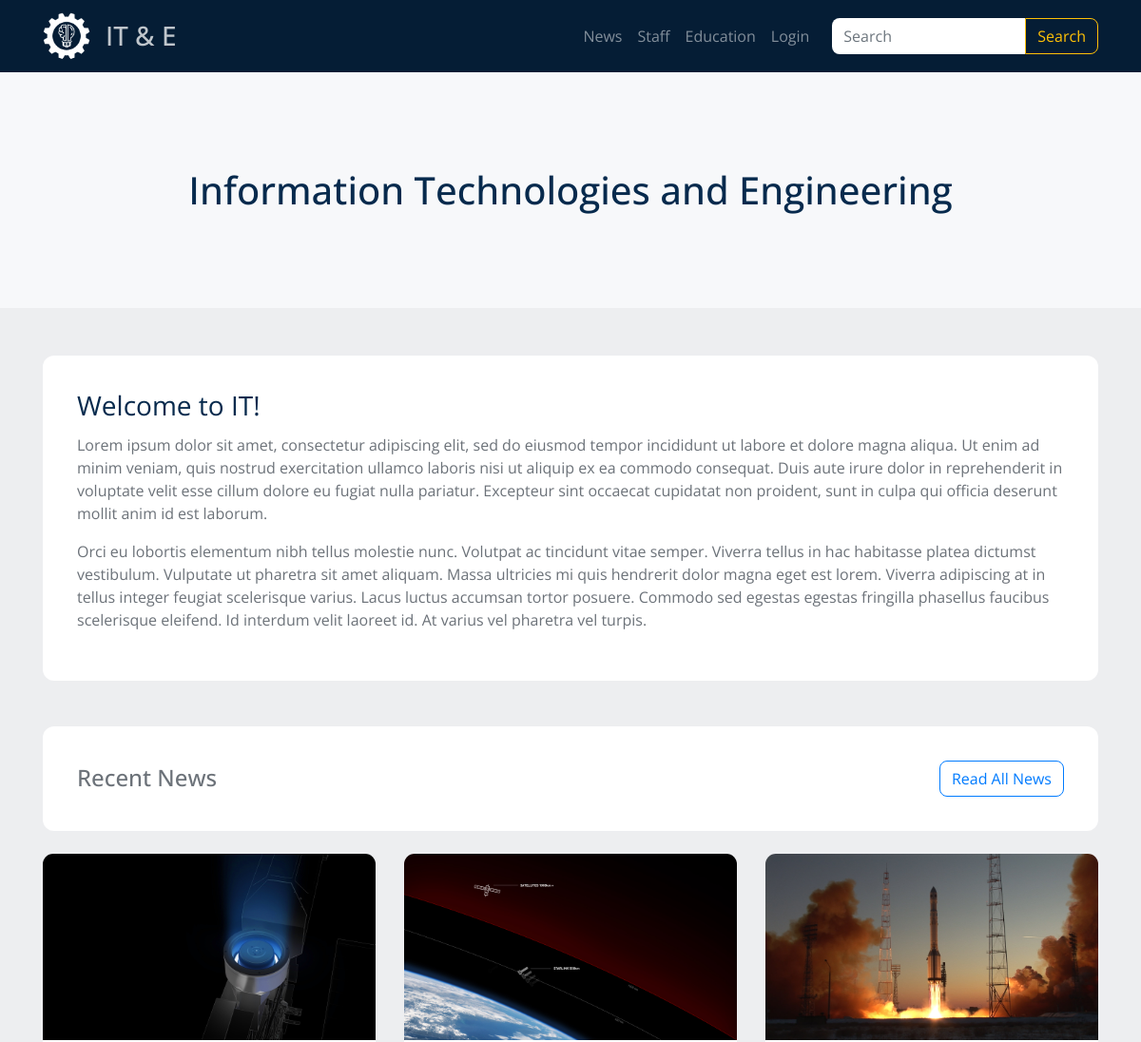
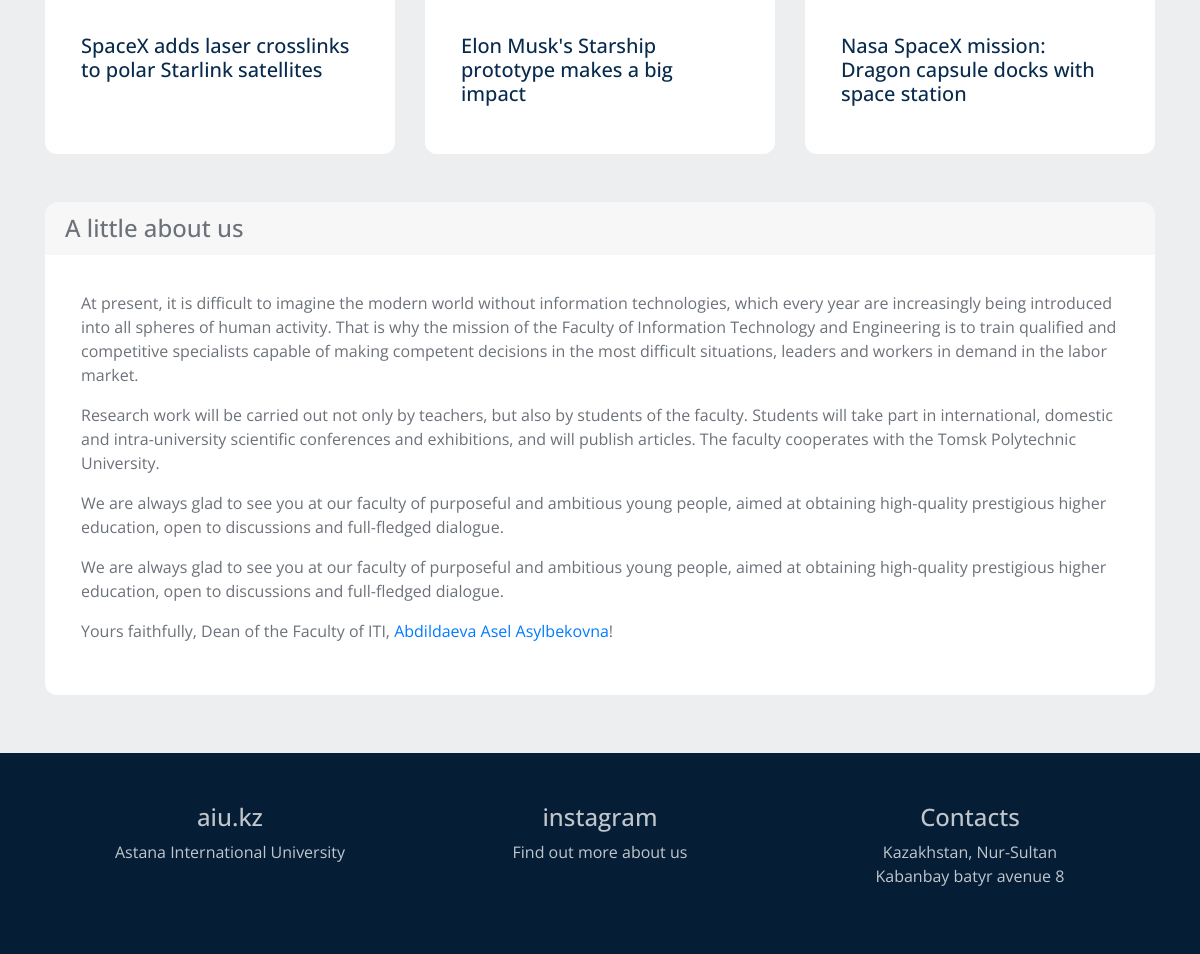
The page / on the database its author committed (2 pictures, top to bottom).
### feed/models.py (models this page shows, shortened)
class Post(models.Model):
    title = models.CharField(max_length=255, unique=True)
    slug = models.SlugField(max_length=255, unique=True)
    content = models.TextField(db_index=True)
    tags = models.ManyToManyField('Tag', blank=True, related_name='posts')
    timestamp = models.DateTimeField(auto_now_add=True)
    thumbnail = models.ImageField(
        null=True, blank=True, upload_to='post_images')
    def get_absolute_url(self):
        return reverse('post_detail_url', kwargs={'slug': self.slug})
    class Meta:
        ordering = ['-timestamp']

### main/views.py (the view)
# urls.py: path('', index, name='main_page_url'),
def index(request):
    posts = Post.objects.order_by('-timestamp')[:3]
    member = Member.objects.all()[:1].get()
    context = {
        'posts': posts,
        'member': member,
    }
    return render(request, 'main/index.html', context=context)

### staff/models.py (called while the page is built)
    def get_absolute_url(self):
        return reverse('member_detail_url', kwargs={'slug': self.slug})

### main/templates/main/index.html (shortened to what this page needs)
{% extends 'education/base_education.html' %}
{% block intro %}
	<h1 class="intro__title">Information Technologies and Engineering</h1>
{% endblock %}
{% block content %}
	<div class="card mb-5">
		<div class="card-body">
			<div class="card-title">
				Welcome to IT!
			</div>
			<div class="card-text">
				<p>Lorem ipsum dolor sit amet, consectetur adipiscing elit, sed do eiusmod tempor incididunt ut labore et dolore magna aliqua. Ut enim ad minim veniam, quis nostrud exercitation ullamco laboris nisi ut aliquip ex ea commodo consequat. Duis aute irure dolor in reprehenderit in voluptate velit esse cillum dolore eu fugiat nulla pariatur. Excepteur sint occaecat cupidatat non proident, sunt in culpa qui officia deserunt mollit anim id est laborum.</p>
				<p>Orci eu lobortis elementum nibh tellus molestie nunc. Volutpat ac tincidunt vitae semper. Viverra tellus in hac habitasse platea dictumst vestibulum. Vulputate ut pharetra sit amet aliquam. Massa ultricies mi quis hendrerit dolor magna eget est lorem. Viverra adipiscing at in tellus integer feugiat scelerisque varius. Lacus luctus accumsan tortor posuere. Commodo sed egestas egestas fringilla phasellus faucibus scelerisque eleifend. Id interdum velit laoreet id. At varius vel pharetra vel turpis.</p>
			</div>
		</div>
	</div>
	<div class="card mb-4">
		<div class="row justify-content-between align-items-center">
			<div class="col-auto mr-auto">
				<div class="card-body">
					<h4>Recent News</h4>
				</div>
			</div>
			<div class="col-auto">
				<div class="card-body">
					<a href="{% url 'news_list_url' %}" class="btn btn-outline-primary">Read All News</a>
				</div>
			</div>
		</div>
	</div>
	<div class="my_card_deck mb-5">
		{% for post in posts %}
			<div class="card">
				{% if post.thumbnail %}
					<a href="{{ post.get_absolute_url }}">
						<img src="{{ post.thumbnail.url }}" class="card-img-top" alt="">
					</a>
				{% endif %}
				<div class="card-body">
					<a href="{{ post.get_absolute_url }}"><h5 class="smaller-title">{{ post.title }}</h5></a>
				</div>
			</div>
		{% endfor %}
	</div>
	<div class="card mb-2">
		<div class="card-header">
			<h4>A little about us</h4>
		</div>
		<div class="card-body">
			<div class="card-text">
				<p>At present, it is difficult to imagine the modern world without information technologies, which every year are increasingly being introduced into all spheres of human activity. That is why the mission of the Faculty of Information Technology and Engineering is to train qualified and competitive specialists capable of making competent decisions in the most difficult situations, leaders and workers in demand in the labor market.</p>
				<p>Research work will be carried out not only by teachers, but also by students of the faculty. Students will take part in international, domestic and intra-university scientific conferences and exhibitions, and will publish articles. The faculty cooperates with the Tomsk Polytechnic University.</p>
				<p>We are always glad to see you at our faculty of purposeful and ambitious young people, aimed at obtaining high-quality prestigious higher education, open to discussions and full-fledged dialogue.</p>
				<p>We are always glad to see you at our faculty of purposeful and ambitious young people, aimed at obtaining high-quality prestigious higher education, open to discussions and full-fledged dialogue.</p>
				<p>Yours faithfully, Dean of the Faculty of ITI, <a href="{{ member.get_absolute_url }}">Abdildaeva Asel Asylbekovna</a>!</p>
			</div>
		</div>
	</div>
{% endblock %}

### static/css/style.css (style rules this page uses)
body { background-color: #edeef0; font-family: 'Open Sans', sans-serif; font-size: 16px; color: #6c7279; }
h1, h2, h3, h4, h5, h6 { margin: 0; }
.card { margin-bottom: 40px; border: none; border-radius: 0.75rem; }
.card-header { border-bottom: none; }
.card-header:first-child { border-radius: calc(.75rem - 1px) calc(.75rem - 1px) 0 0; }
.card-body { padding: 2.25rem; }
.card-title { font-size: 28px; line-height: 1.2; color: #072a4d; }
.smaller-title { margin-bottom: .75rem; color: #072a4d; }
.card-img-top { border-radius: calc(.75rem - 1px) calc(.75rem - 1px) 0 0; }
.btn { border-radius: 0.5rem; }
@media (min-width: 991px) { .my_card_deck { display: flex; flex-flow: row wrap; margin-right: -15px; margin-left: -15px; } }
@media (min-width: 991px) { .my_card_deck .card { flex: 1 0 0%; margin: 0 15px; } }

### rows shown on the page
Post: thumbnail (picture), title "SpaceX adds laser crosslinks to polar Starlink satellites"
Post: thumbnail (picture), title "Elon Musk's Starship prototype makes a big impact"
Post: thumbnail (picture), title "Nasa SpaceX mission: Dragon capsule docks with space station"
